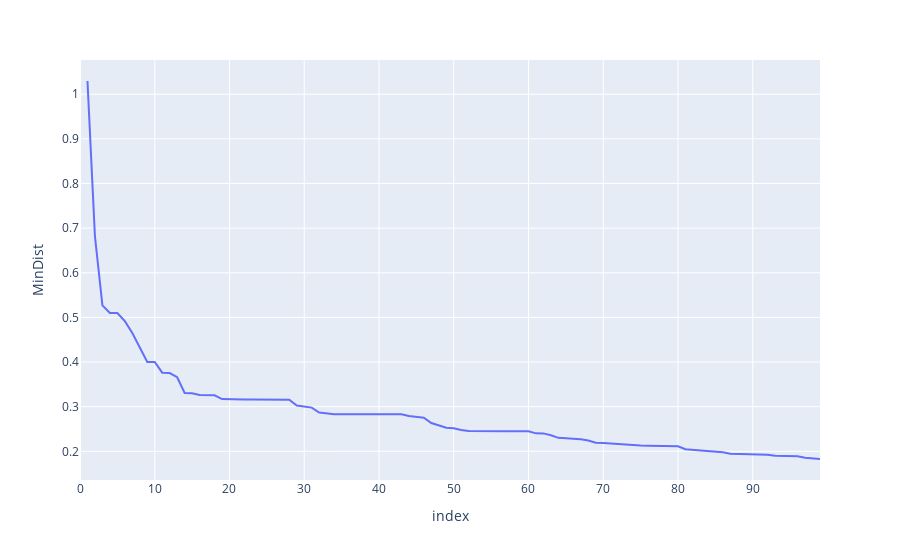

This figure's notebook cell:
### Markdown cell above
## Sort the samples by distance 

For an initial exploration I would like to pick the n most different samples from the dataset.

### Code cell
from blends.sample import sort_samples_by_distance
import plotly.express as px
    
df_samples_sorted = sort_samples_by_distance(myblend, df, nsamples=100)
display(df_samples_sorted.head())

fig = px.line(df_samples_sorted, x=df_samples_sorted.index, y='MinDist')
fig.show()

### Figure 1 — Plotly figure (JSON) as saved in the notebook; plotly's stock layout.template omitted (floating-point values rounded to 4 significant figures)
{"data": [{"hovertemplate": "index=%{x}<br>MinDist=%{y}<extra></extra>", "legendgroup": "", "line": {"color": "#636efa", "dash": "solid"}, "marker": {"symbol": "circle"}, "mode": "lines", "name": "", "orientation": "v", "showlegend": false, "type": "scatter", "x": [0, 1, 2, 3, 4, 5, 6, 7, 8, 9, 10, 11, 12, 13, 14, 15, 16, 17, 18, 19, 20, 21, 22, 23, 24, 25, 26, 27, 28, 29, 30, 31, 32, 33, 34, 35, 36, 37, 38, 39, 40, 41, 42, 43, 44, 45, 46, 47, 48, 49, 50, 51, 52, 53, 54, 55, 56, 57, 58, 59, 60, 61, 62, 63, 64, 65, 66, 67, 68, 69, 70, 71, 72, 73, 74, 75, 76, 77, 78, 79, 80, 81, 82, 83, 84, 85, 86, 87, 88, 89, 90, 91, 92, 93, 94, 95, 96, 97, 98, 99], "xaxis": "x", "y": [null, 1.03, 0.6817, 0.5269, 0.5099, 0.5099, 0.4915, 0.465, 0.4321, 0.4, 0.4, 0.3762, 0.3753, 0.366, 0.3305, 0.33, 0.3261, 0.3256, 0.3255, 0.317, 0.3162, 0.3162, 0.3162, 0.3162, 0.3162, 0.3162, 0.3162, 0.3162, 0.3154, 0.3027, 0.3002, 0.2979, 0.2868, 0.2844, 0.2828, 0.2828, 0.2828, 0.2828, 0.2828, 0.2828, 0.2828, 0.2828, 0.2828, 0.2828, 0.2791, 0.2776, 0.2751, 0.2634, 0.2585, 0.2527, 0.2516, 0.2475, 0.2453, 0.2449, 0.2449, 0.2449, 0.2449, 0.2449, 0.2449, 0.2449, 0.2449, 0.2402, 0.2401, 0.2361, 0.2301, 0.2291, 0.2288, 0.2269, 0.224, 0.2192, 0.2186, 0.2172, 0.2168, 0.2145, 0.213, 0.2128, 0.2124, 0.2122, 0.2118, 0.2114, 0.2113, 0.2048, 0.2036, 0.2018, 0.2005, 0.1988, 0.1981, 0.1947, 0.1943, 0.194, 0.1931, 0.1924, 0.1923, 0.1901, 0.1898, 0.1898, 0.1889, 0.1858, 0.185, 0.1828], "yaxis": "y"}], "layout": {"legend": {"tracegroupgap": 0}, "margin": {"t": 60}, "xaxis": {"anchor": "y", "domain": [0, 1], "title": {"text": "index"}}, "yaxis": {"anchor": "x", "domain": [0, 1], "title": {"text": "MinDist"}}}}
